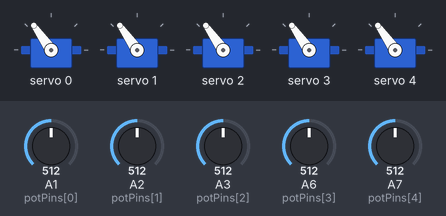
A sketch run on a simulated Arduino Nano, built with avr-gcc and run on an emulated ATmega328P. Parts: 5 × servo. The inputs (shaded band) are chosen by the test bench; at power-on: A1 (potPins[0]) = 512, A7 (potPins[4]) = 512, A2 (potPins[1]) = 512, A3 (potPins[2]) = 512, A6 (potPins[3]) = 512.

Above: at 1.2 s.
1.3 s: A1 (potPins[0]) set to 610
At 2.0 s:
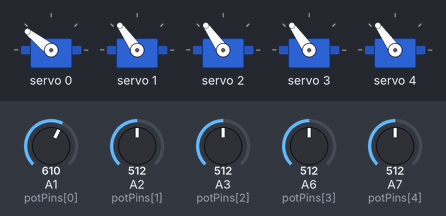
2.9 s: A7 (potPins[4]) set to 610
At 3.9 s:
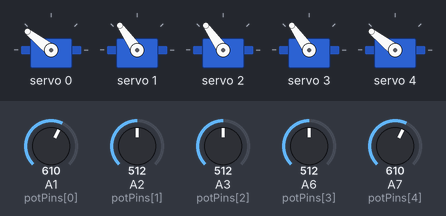
5.9 s: A2 (potPins[1]) set to 716
At 6.5 s:
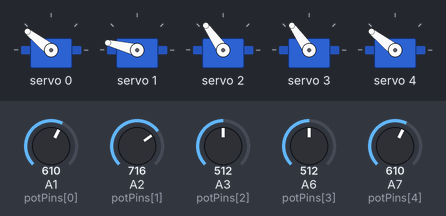
8.9 s: A3 (potPins[2]) set to 140
At 10.2 s:
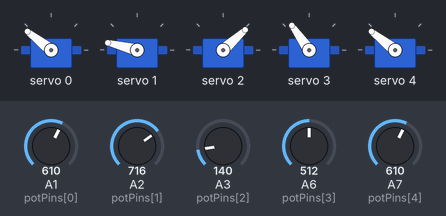
11.9 s: A6 (potPins[3]) set to 992
At 12.9 s:
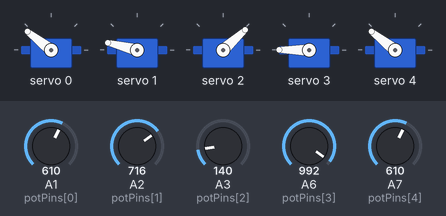
14.9 s: A1 (potPins[0]) set to 716
At 16.3 s:
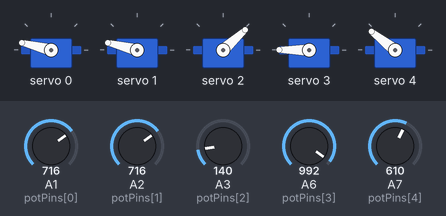
Timing chart, 0 to 17.5 s (numbered marks = the images above; inputs shaded):
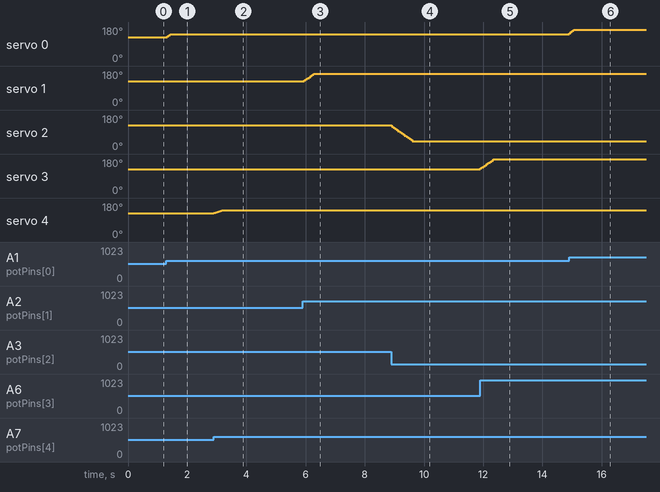

The sketch:

final_arm_pca.ino
```cpp
#include <Wire.h>
#include <Adafruit_PWMServoDriver.h>

Adafruit_PWMServoDriver pwm = Adafruit_PWMServoDriver();

#define SERVO_MIN 150
#define SERVO_MAX 600
#define DEADZONE 10
#define STEP_ANGLE 5

const int potPins[] = {A1, A2, A3, A6, A7};
const int servoChannels[] = {0, 1, 2, 3, 4};
int lastPotValues[5];
int targetAngles[5] = {0, 0, 0, 0, 0};
int currentAngles[5] = {0, 0, 0, 0, 0};

void setup() {
  pwm.begin();
  pwm.setPWMFreq(50);

  for (int i = 0; i < 5; i++) {
    lastPotValues[i] = analogRead(potPins[i]);

    targetAngles[i] = map(lastPotValues[i], 0, 1023, 0, (i == 4 ? 360 : 180));
    targetAngles[i] -= (targetAngles[i] % STEP_ANGLE);
    currentAngles[i] = targetAngles[i];

    int initialPulse = map(currentAngles[i], 0, (i == 4 ? 360 : 180), SERVO_MIN, SERVO_MAX);
    pwm.setPWM(servoChannels[i], 0, initialPulse);
  }
}

void loop() {
  for (int i = 0; i < 5; i++) {
    int potValue = analogRead(potPins[i]);

    if (abs(potValue - lastPotValues[i]) > DEADZONE) {
      lastPotValues[i] = potValue;

      targetAngles[i] = map(potValue, 0, 1023, 0, (i == 4 ? 360 : 180));
      targetAngles[i] -= (targetAngles[i] % STEP_ANGLE);
    }

    if (currentAngles[i] < targetAngles[i]) {
      currentAngles[i] += STEP_ANGLE;
    } else if (currentAngles[i] > targetAngles[i]) {
      currentAngles[i] -= STEP_ANGLE;
    }

    int pulseWidth = map(currentAngles[i], 0, (i == 4 ? 360 : 180), SERVO_MIN, SERVO_MAX);
    pwm.setPWM(servoChannels[i], 0, pulseWidth);
  }
  delay(50); // Slow movement
}
```

Measured:
- after the input at 1.3 s, servo 0: 125° → 142° at once
- after the input at 2.9 s, servo 4: 125° → 142° at once
- after the input at 5.9 s, servo 1: 125° → 166° after 0.06 s
- after the input at 8.9 s, servo 2: moves from 125° to 42° over 0.71 s, starting at once
- after the input at 11.9 s, servo 3: moves from 125° to 180° over 0.49 s, starting at once
- after the input at 14.9 s, servo 0: 142° → 166° at once
